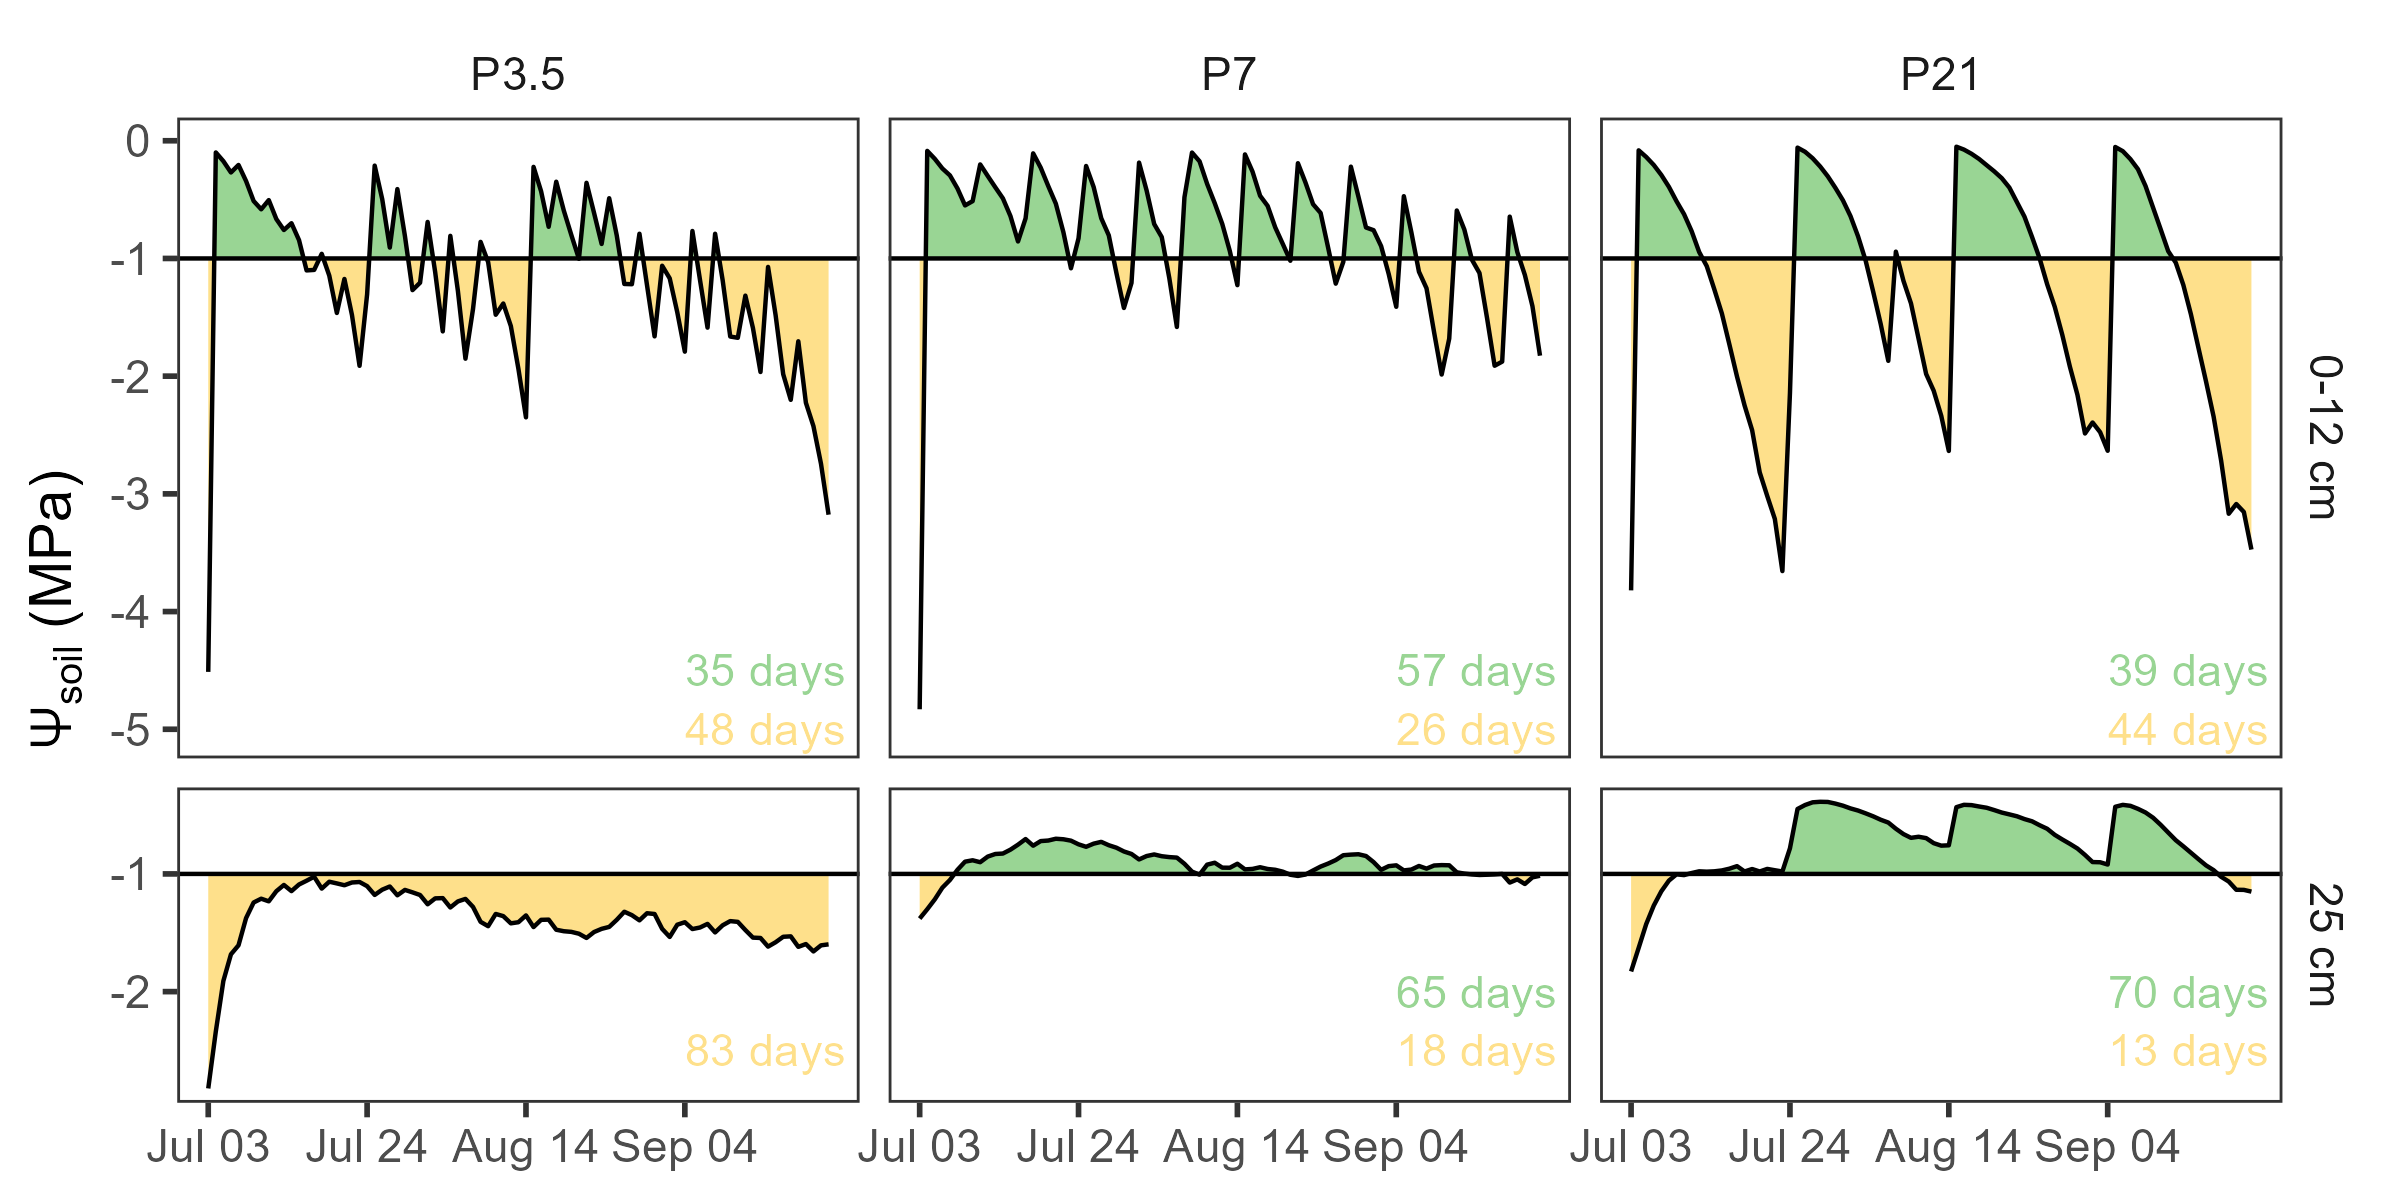

Recreate this plot in R.
# Final figure?
# Show amount of time above and below the SWP threshold
# Across treatments

library(tidyverse)
library(RColorBrewer)
library(ggh4x)

# Load data
swp <- read_csv("data_clean/swp_daily_daytime.csv") |>
  filter(period == "morn",
         summer %in% c("S1", "S2", "S4"),
         depth %in% c("0-12 cm", "25 cm")) |>
  mutate(phase = case_when(depth == "0-12 cm" & mean > -1 ~ "Phase 1",
                           depth == "0-12 cm" & mean <= -1 ~ "Phase 2",
                           depth == "25 cm" & mean > -1 ~ "Phase 1",
                           depth == "25 cm" & mean <= -1 ~ "Phase 2")) |>
  drop_na()  |>
  mutate(trt_label = case_when(summer == "S1" ~ "P3.5",
                               summer == "S2" ~ "P7",
                               summer == "S4" ~ "P21") |>
           factor(levels = c("P3.5", "P7", "P21")))

# Calculate days spent in each phase by treatment
num_text <- swp |>
  group_by(trt_label, depth, phase) |>
  count() |>
  mutate(lab = paste0(n, " days"),
         y = case_when(depth == "0-12 cm" & phase == "Phase 1" ~ -4.5,
                       depth == "0-12 cm" & phase == "Phase 2" ~ -5,
                       depth == "25 cm" & phase == "Phase 1" ~ -2,
                       depth == "25 cm" & phase == "Phase 2" ~ -2.5))

# Establish SWP thresholds by depth
thresh <- data.frame(depth = c("0-12 cm", "25 cm"),
                     swp_thresh = c(-1, -1)) # should it be the same?

# Make plot
cols_div <- brewer.pal(7, "Spectral")
display.brewer.pal(7, "Spectral")

swp_temp <- swp |>
  mutate(ymin = case_when(depth == "0-12 cm" ~ -1,
                          depth == "25 cm" ~ -1)) # should it be the same?

fig7 <- swp |>
  ggplot() +
  stat_difference(data = swp_temp,
                  aes(x = date,
                      ymax = mean,
                      ymin = ymin)) +
  geom_line(aes(x = date,
                y = mean)) +
  geom_text(data = num_text |> filter(phase == "Phase 1"),
            aes(x = as.Date("2023-09-04"), y = y,
                label = lab, color = "Phase 1"),
            hjust = 0) +
  geom_text(data = num_text |> filter(phase == "Phase 2"),
            aes(x = as.Date("2023-09-04"), y = y,
                label = lab, color = "Phase 2"),
            hjust = 0) +
  geom_hline(data = thresh,
             aes(yintercept = swp_thresh)) +
  facet_grid(cols = vars(trt_label),
             rows = vars(depth),
             scales = "free_y",
             space = "free_y") +
  scale_x_date(breaks = as.Date(c("2023-07-03",
                                  "2023-07-24",
                                  "2023-08-14",
                                  "2023-09-04")),
               date_labels = "%b %d") +
  scale_y_continuous(expression(paste(Psi[soil], " (MPa)"))) +
  scale_color_manual(values = cols_div[c(6,3)]) +
  scale_fill_manual(values = cols_div[c(6,3)],
                    labels = c("Phase 1", "Phase 2")) +
  guides(color = "none") +
  theme_bw(base_size = 14) +
  theme(panel.grid = element_blank(),
        axis.title.x = element_blank(),
        legend.title = element_blank(),
        legend.background = element_blank(),
        strip.background = element_blank(),
        legend.position = c(5, 0.55))


ggsave(filename = "fig_scripts/egu_talk/fig7.png",
       plot = fig7,
       height = 4,
       width = 8,
       units = "in")


# Calculate duration? consecutive days?

# Days either layer is above threshold
swp |>
  mutate(above = case_when(depth == "0-12 cm" & mean > -1 |
                             depth == "25 cm" & mean > -0.6 ~ TRUE,
                           .default = FALSE)) |>
  group_by(trt_label, date) |>
  summarize(above_temp = max(above)) |>
  group_by(trt_label) |>
  summarize(phase1 = sum(above_temp))

# Days top is dry but 25 cm is above threshold
temp <- swp |>
  select(-sd, -phase) |>
  pivot_wider(names_from = depth,
              values_from = mean) |>
  rename(SWP_1 = '0-12 cm', SWP_2 = '25 cm') |>
  mutate(bottom_only = if_else(SWP_1 <= -1 & SWP_2 > -0.6, TRUE, FALSE)) |>
  group_by(trt_label) |>
  summarize(bottom_total = sum(bottom_only))


         